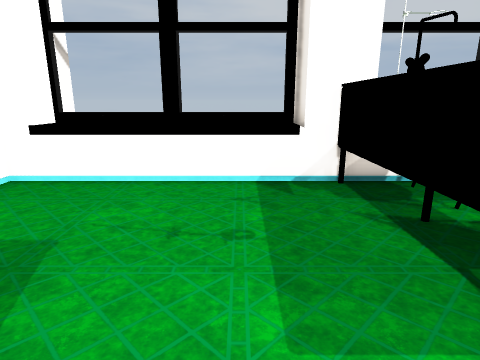
View 1 (above)

18 first-person views from a walk through a scene from a Unity 3-D project. The camera is 1.2 m above the floor, tilts 14° down and sees 75° across. Doors are open. The floor is counted in squares, 0.52 m on a side. Each view is taken from the middle of a square. On the plan, view 1 faces up. The plan holds only what a view shows up to about 19 squares ahead; the rest is blank. The player character is not drawn. Some animated figures are left out.

View 2
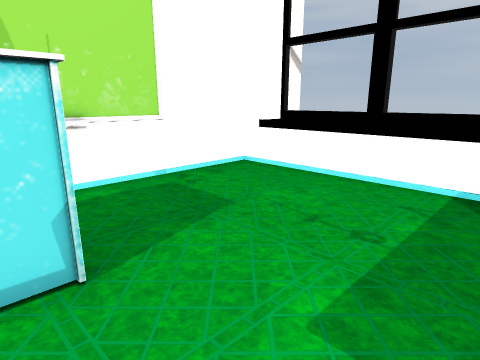

View 3
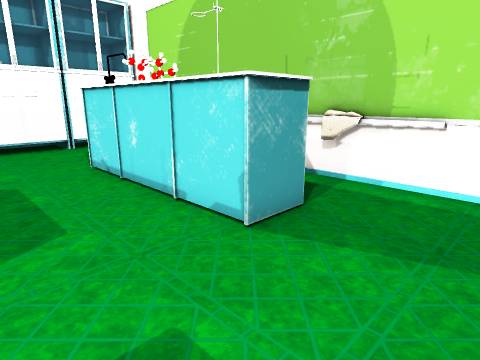

View 4
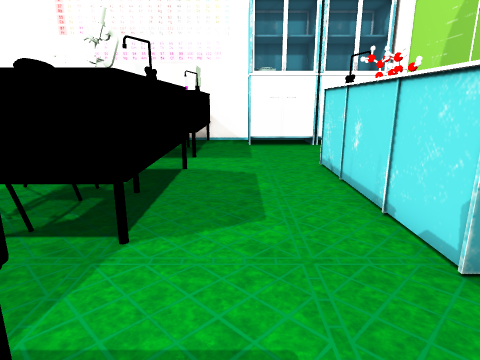

View 5
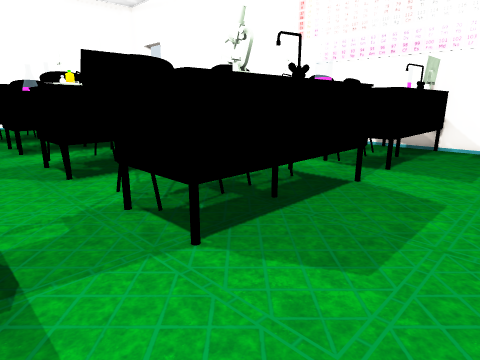

View 6
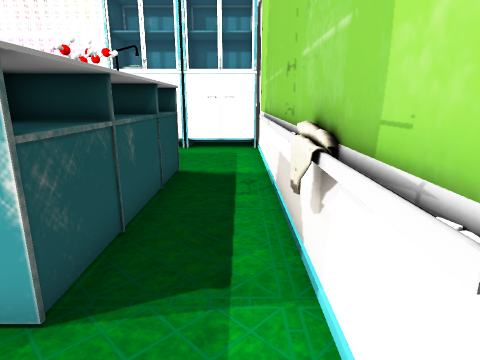

View 7
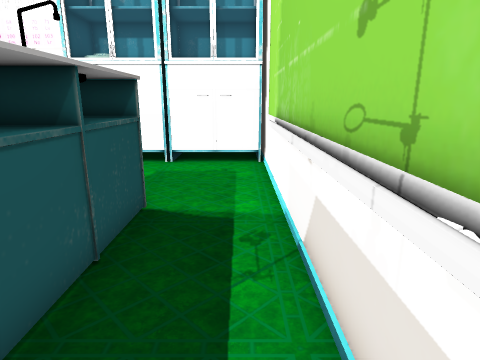

View 8
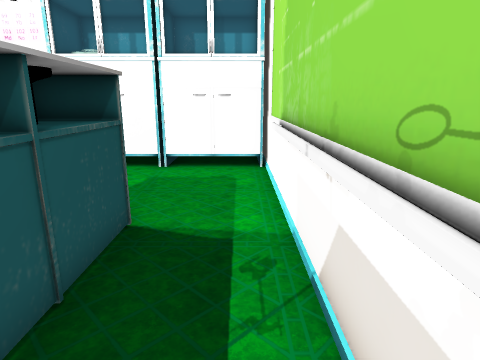

View 9
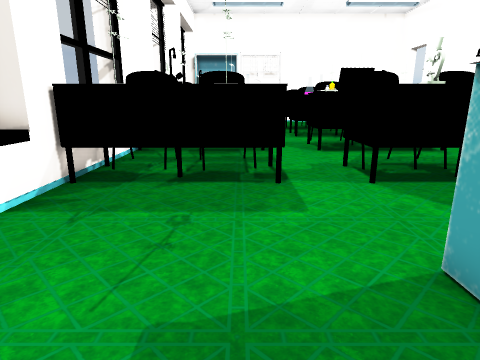

View 10
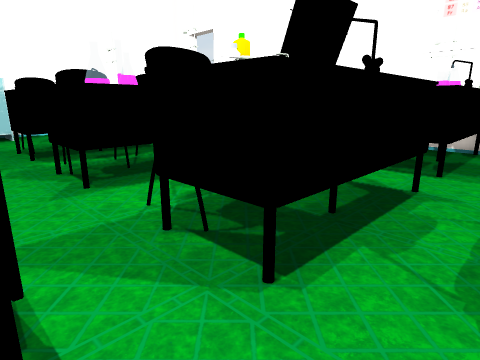

View 11
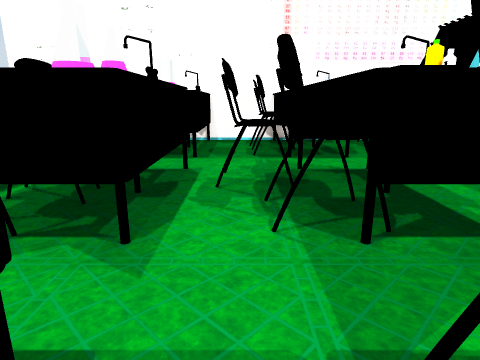

View 12
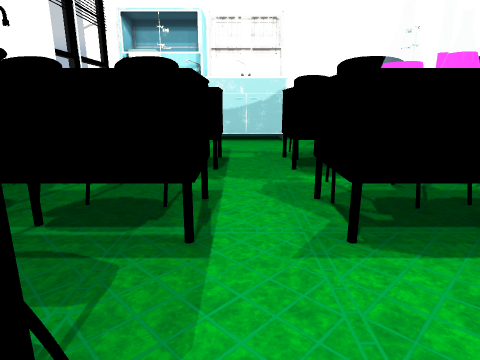

View 13
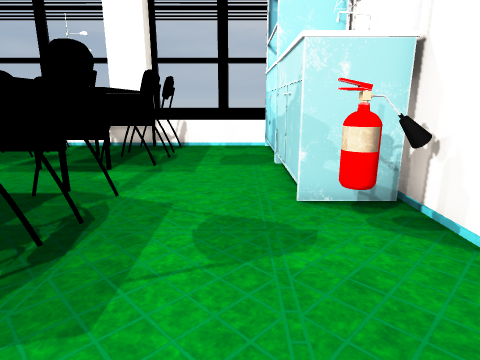

View 14
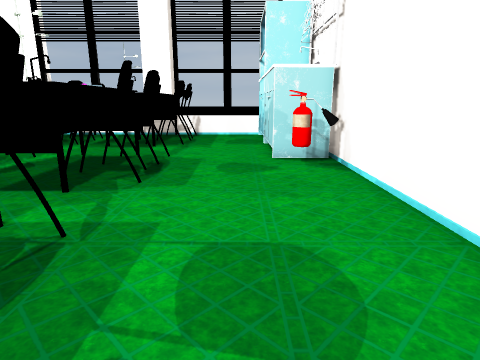

View 15
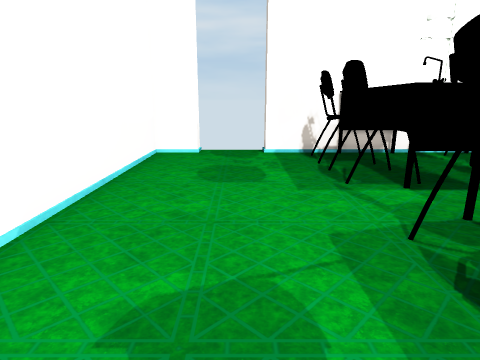

View 16
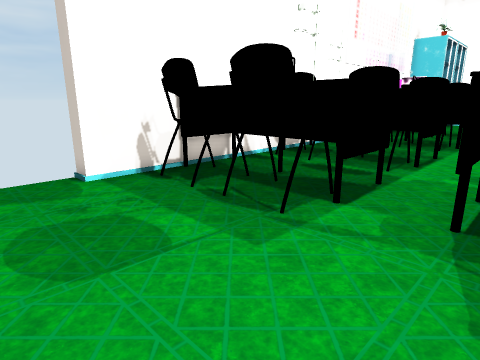

View 17
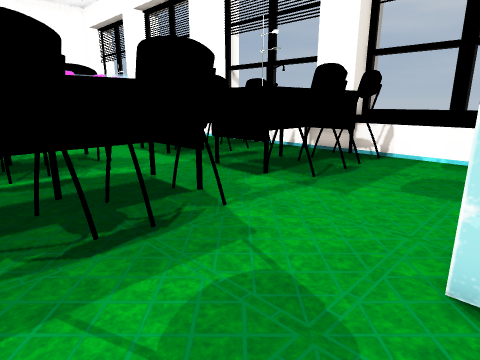

View 18
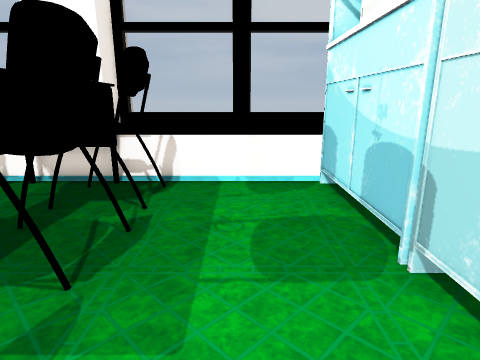

### Floor plan
Key: @ floor where view 1 was taken; # wall or solid block; . floor; D open door; ^ raised ledge; E desk; T table; C cupboard; M monitor; B bottle; H chair; O other object.
Columns run from 7 left of view 1 to 33 right of it. Each row starts with its distance up from view 1.
 11  ^   ^   ^     ^               ^   ^
 10  #   ^   ^     ^               ^   ^
  9 ##^^^^^^^##EEO^^          O^^EEEH^^^^CCC
  8 #.........E    .            . E HH...CCC
  7 #.........E    .           O.   HH...CCC
  6 #.........EE  ..       EE  ..EE  ....CCC
  5 #.........    O.   OO..E    .   HH...CCC
  4 #.........E   O.   OO..E   O.   HH...CCC
  3 #.........E E ..O  O...E E ..E E ....O O
  2 #....................................O O
  1 #..TTT...............................O O
  0 #..TTT.@..E E ..EEB H..E E ..OOOH....O O#
 -1 #..TTT....E   O.E B H..EO  H.    H....OO#
 -2 #..T T....E   O.E   H..OO  H.  OHH....###
 -3 #..TTT....EE  ..EE  HH.EE  ..OOOO.......#
 -4 #..TTT....E    .E    H.     .    O......#
 -5 #..TTT.... O   .     H.     .    O......#
 -6 #..TTT....EO   .E   ...E   ..  O .......#
 -7 #..TTT......   .........................#
 -8 #.........E    .O  O...O O...E E........#
 -9 #.........     .    O..    O.   OO......#
-10 #.........    O. O   ..     .     ......#
-11 #.........EE     O  O..OO   .EE OO......#
-12 #CCCCCCC.. O     O  O..    O.   HH......#
-13 #CCCCCCC .M          ..     .     ......#
-14 #CCCCCCC .M           .  O  .E EHH......#
-15 #      #######   ##################DDDD##
-16                                    #  #

Positions as (right, up) in squares from view 1, and headings:
1: (0, 0), facing up
2: (2, 0), facing up-left
3: (2, 5), facing down-left
4: (1, 5), facing down
5: (-1, 3), facing down-right
6: (-6, 4), facing down
7: (-6, 0), facing down
8: (-6, -1), facing down
9: (-6, 4), facing right
10: (7, 3), facing down-right
11: (14, 5), facing down
12: (11, 2), facing right
13: (29, -8), facing up
14: (29, -14), facing up
15: (29, 0), facing down
16: (31, -5), facing down-left
17: (31, -5), facing up-left
18: (28, 0), facing up
